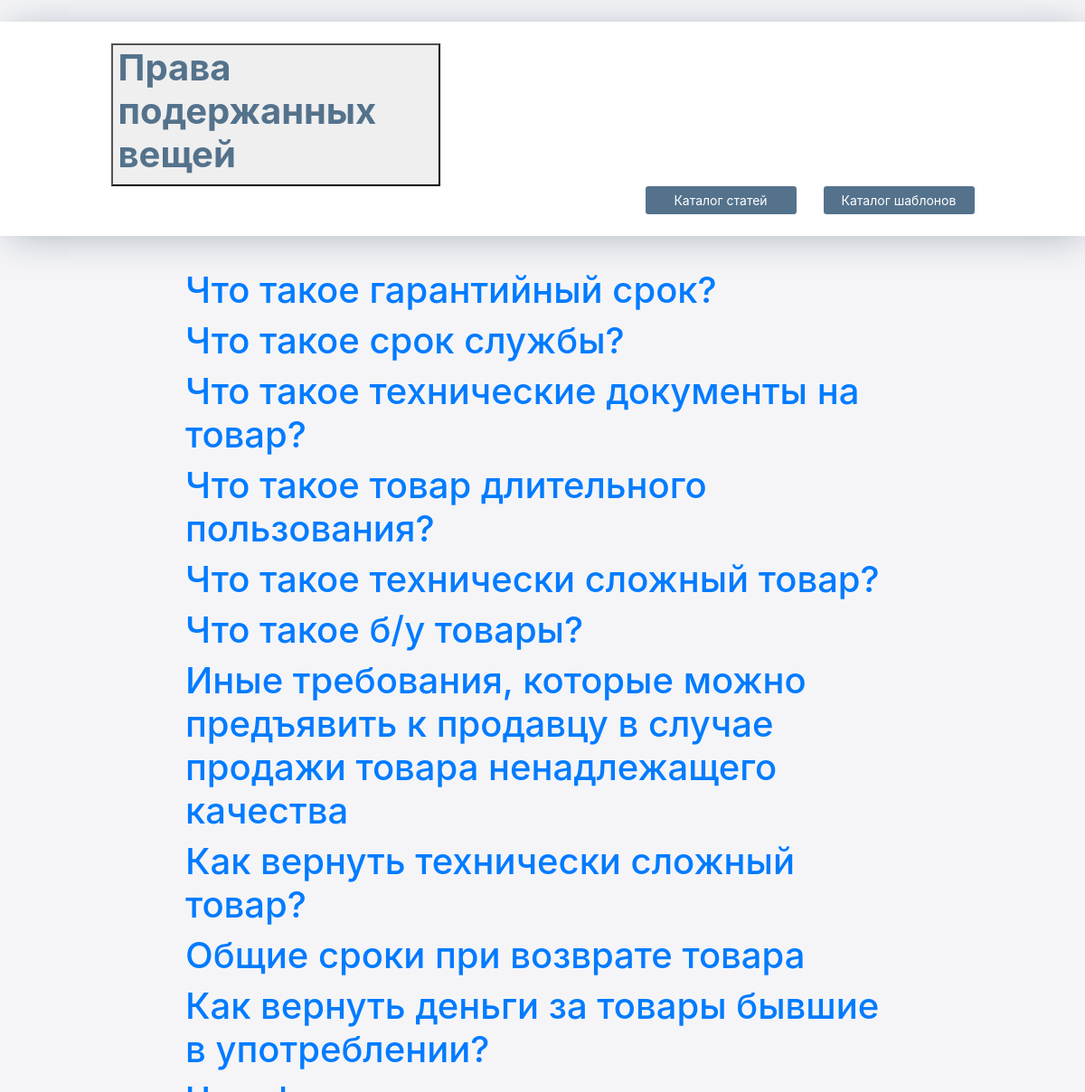
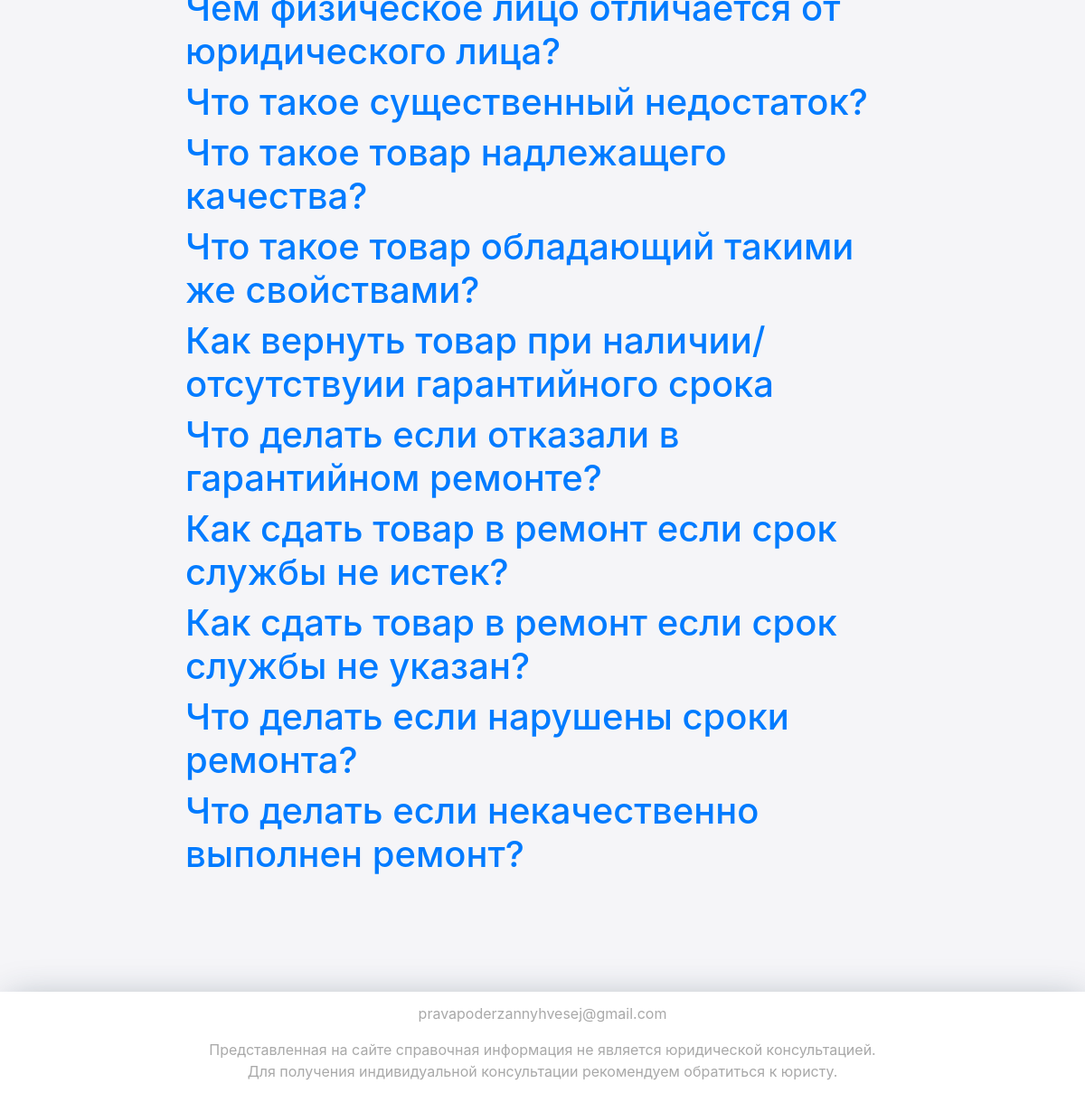
Screenshot of /tag_search/ with the database file from the repository (2 pictures, top to bottom).
### second_help/models.py (models this page shows, shortened)
class Articles(models.Model):
    name = models.CharField(max_length=125, default="default_name")
    web_url = models.CharField(max_length=1024, verbose_name="Внешняя ссылка", null=True, blank=True)
    document = models.FileField(storage=fs_for_article, verbose_name="Файл документа", null=True, blank=True)
    tags = models.ManyToManyField('Tag')

### second_help/views.py (the view)
# urls.py: path('tag_search/', views.tag_search, name='tag_search'),
def tag_search(request):
    articles = Articles.objects.all()
    if request.method == 'GET':
        form = TagSearchForm(request.GET)
        if form.is_valid():
            tags = form.cleaned_data['tags']
            articles = Articles.objects.filter(tags__in=tags).distinct()
            return render(request, 'all_articles.html', {'articles': articles, 'form': form})
    else:
        form = TagSearchForm()
    return render(request, 'all_articles.html', {'articles': articles, 'form': form})

### second_help/models.py (called while the page is built)
    def __str__(self):
        return self.name

### templates/all_articles.html (shortened to what this page needs)
<!DOCTYPE html>
<html lang="ru">
<html>
<head>
    <link rel="stylesheet" href="https://cdn.jsdelivr.net/npm/bootstrap@4.3.1/dist/css/bootstrap.min.css"
>
    {% load static %}
    <link rel="stylesheet" type="text/css" href="{% static 'css/style.css' %}">
</head>
<body style="background-color: #f5f5f8;">
    <div class="content">
<div class="menu">
    <div class="row">
        <div class="col-lg-4 offset-lg-1">
            <button class="btn-style-3" onclick="goHome()"><h1 class="text-style text-left"> <strong>Права подержанных вещей</strong></button>
        </div>
        </div>
    <div class="row">
            <div class="col-lg-2 offset-lg-7">
                <button type="button" class="btn  btn-lg btn-block btn-style-2 btn-sm" onclick="window.location.href = '/tag_search/'">Каталог статей</button>
            </div>
            <div class="col-lg-2 ">
                <button type="button" class="btn btn-style-2 btn-lg btn-block btn-sm" onclick="window.location.href = '/all_docs/'">Каталог шаблонов</button>
            </div>
    </div>
</div>
<div class="row">
    <div class="col-lg-8 offset-lg-2">
        {% for article in articles %}
            <h1><a href="/articles/{{article.document}}">{{ article.name }}</a></h1>
        {% empty %}
            <p>Статей не найдено</p>
        {% endfor %}
    </div>
</div>
</div>
<footer class="footer">
    <p>pravapoderzannyhvesej@gmail.com</p>
    Представленная на сайте справочная информация не является юридической консультацией.
    <br>
    Для получения индивидуальной консультации рекомендуем обратиться к юристу.
    <br>
</footer>
</body>
</html>

### static/css/style.css (style rules this page uses)
.text-style { color: #54728c; }
.text-left { text-align: left; }
.menu { margin-bottom: 3%; margin-top: 2%; -webkit-box-shadow: 4px 4px 42px -6px rgba(34, 60, 80, 0.39); -moz-box-shadow: 4px 4px 42px -6px rgba(34, 60, 80, 0.39); box-shadow: 4px 4px 42px -6px rgba(34, 60, 80, 0.39); padding: 2%; background-color: white; }
html, body { height: 100%; }
body { display: flex; flex-direction: column; }
.content { flex: 1 0 auto; }
.footer { flex-shrink: 0; margin-top: 10%; padding:1%; -webkit-box-shadow: 4px 4px 42px -6px rgba(34, 60, 80, 0.39); -moz-box-shadow: 4px 4px 42px -6px rgba(34, 60, 80, 0.39); box-shadow: 4px 4px 42px -6px rgba(34, 60, 80, 0.39); background-color: white; text-align: center; color: darkgray; }
.btn-style-2 { background-color: #54728c !important; color: white !important; }

### rows the page displays
Articles: name "Что такое гарантийный срок?"
Articles: name "Что такое срок службы?"
Articles: name "Что такое технические документы на товар?"
Articles: name "Что такое товар длительного пользования?"
Articles: name "Что такое технически сложный товар?"
Articles: name "Что такое б/у товары?"
Articles: name "Иные требования, которые можно предъявить к продавцу в случае продажи товара ненадлежащего качества"
Articles: name "Как вернуть технически сложный товар?"
Articles: name "Общие сроки при возврате товара"
Articles: name "Как вернуть деньги за товары бывшие в употреблении?"
Articles: name "Чем физическое лицо отличается от юридического лица?"
Articles: name "Что такое существенный недостаток?"
Articles: name "Что такое товар надлежащего качества?"
Articles: name "Что такое товар обладающий такими же свойствами?"
Articles: name "Как вернуть товар при наличии/отсутствуии гарантийного срока"
Articles: name "Что делать если отказали в гарантийном ремонте?"
Articles: name "Как сдать товар в ремонт если срок службы не истек?"
Articles: name "Как сдать товар в ремонт если срок службы не указан?"
Articles: name "Что делать если нарушены сроки ремонта?"
Articles: name "Что делать если некачественно выполнен ремонт?"
